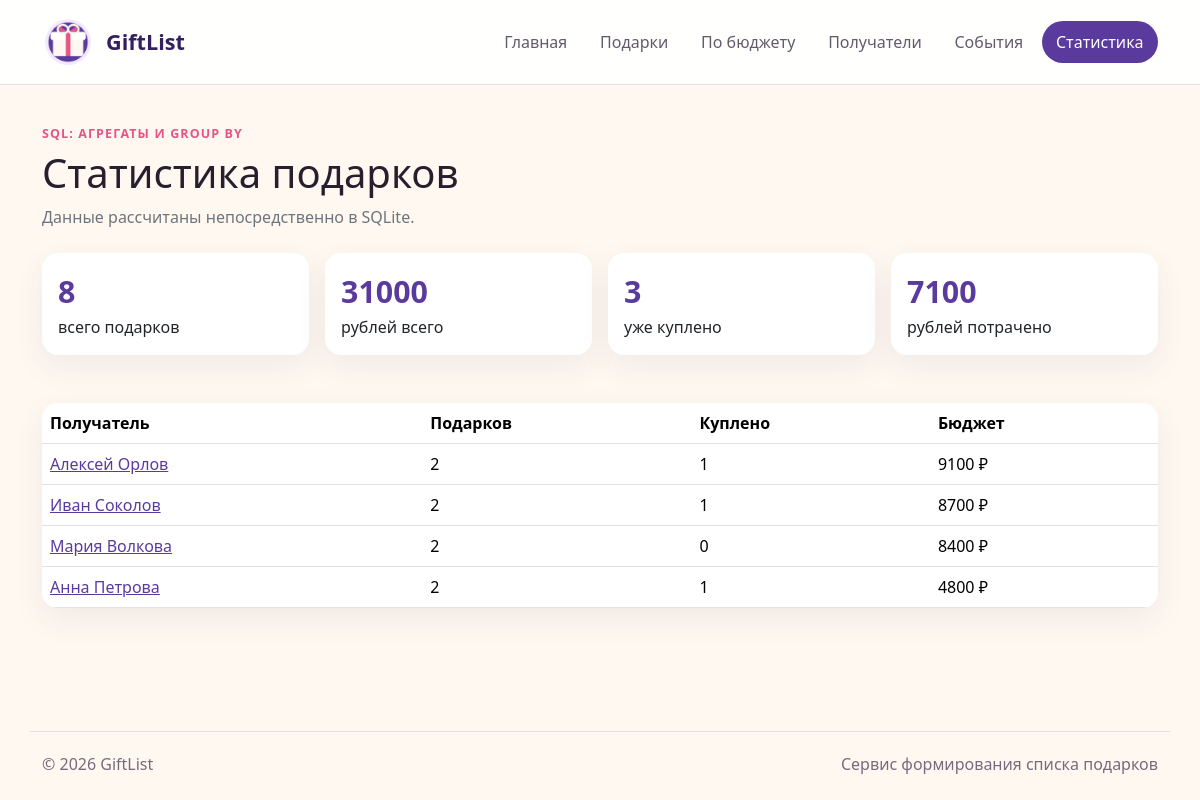
Page /statistics/ on the committed database.
### homepage/views.py (the view)
# urls.py: path("statistics/", views.statistics, name="statistics"),
def statistics(request: HttpRequest) -> HttpResponse:
    with closing(get_connection()) as connection:
        summary = connection.execute(
            """
            SELECT
                COUNT(*) AS gifts_count,
                COALESCE(SUM(price), 0) AS total_price,
                COALESCE(SUM(purchased), 0) AS purchased_count,
                COALESCE(SUM(CASE WHEN purchased = 1 THEN price END), 0)
                    AS purchased_total
            FROM gifts
            """
        ).fetchone()
        recipients = connection.execute(
            """
            SELECT
                recipients.id,
                recipients.name,
                COUNT(gifts.id) AS gifts_count,
                COALESCE(SUM(gifts.price), 0) AS total_price,
                COALESCE(SUM(gifts.purchased), 0) AS purchased_count
            FROM recipients
            LEFT JOIN occasions ON occasions.recipient_id = recipients.id
            LEFT JOIN gifts ON gifts.occasion_id = occasions.id
            GROUP BY recipients.id, recipients.name
            ORDER BY total_price DESC, recipients.name
            """
        ).fetchall()
    return render(
        request,
        "homepage/statistics.html",
        {"summary": summary, "recipient_statistics": recipients},
    )

### db/database.py (called while the page is built)
def get_connection(database_path: Path | None = None) -> sqlite3.Connection:
    connection = sqlite3.connect(database_path or DB_PATH)
    connection.row_factory = sqlite3.Row
    connection.execute("PRAGMA foreign_keys = ON")
    return connection

### homepage/templates/homepage/statistics.html (shortened to what this page needs)
{% extends "base.html" %}
{% block content %}
<div class="section-heading">
    <div>
        <span class="eyebrow">SQL: агрегаты и GROUP BY</span>
        <h1>Статистика подарков</h1>
        <p class="text-secondary mb-0">Данные рассчитаны непосредственно в SQLite.</p>
    </div>
</div>
<section class="row g-3 mb-5" aria-label="Общая статистика">
    <div class="col-6 col-lg-3"><div class="card stat-card h-100"><div class="card-body">
        <div class="stat-value">{{ summary.gifts_count }}</div><div>всего подарков</div>
    </div></div></div>
    <div class="col-6 col-lg-3"><div class="card stat-card h-100"><div class="card-body">
        <div class="stat-value">{{ summary.total_price }}</div><div>рублей всего</div>
    </div></div></div>
    <div class="col-6 col-lg-3"><div class="card stat-card h-100"><div class="card-body">
        <div class="stat-value">{{ summary.purchased_count }}</div><div>уже куплено</div>
    </div></div></div>
    <div class="col-6 col-lg-3"><div class="card stat-card h-100"><div class="card-body">
        <div class="stat-value">{{ summary.purchased_total }}</div><div>рублей потрачено</div>
    </div></div></div>
</section>
<div class="table-responsive content-card">
    <table class="table table-hover align-middle mb-0">
        <thead><tr>
            <th>Получатель</th><th>Подарков</th><th>Куплено</th><th>Бюджет</th>
        </tr></thead>
        <tbody>
        {% for recipient in recipient_statistics %}
            <tr>
                <td><a href="{% url 'recipients:detail' recipient.id %}">
                    {{ recipient.name }}
                </a></td>
                <td>{{ recipient.gifts_count }}</td>
                <td>{{ recipient.purchased_count }}</td>
                <td>{{ recipient.total_price }} ₽</td>
            </tr>
        {% empty %}
            <tr><td colspan="4" class="text-center py-4">Данные отсутствуют.</td></tr>
        {% endfor %}
        </tbody>
    </table>
</div>
{% endblock %}

### templates/base.html (shortened to what this page needs)
{% load static %}
<!DOCTYPE html>
<html lang="ru">
<head>
    <link
        rel="stylesheet"
        href="https://cdn.jsdelivr.net/npm/bootstrap@5.3.3/dist/css/bootstrap.min.css"
    >
    <link
        rel="stylesheet"
        href="{% static 'homepage/css/style.css' %}"
    >
</head>
<body>
    <header class="site-header">
        <div class="container header-inner">
            <a class="brand" href="{% url 'homepage:index' %}">
                <img
                    src="{% static 'homepage/img/logo.png' %}"
                    class="brand-logo"
                    alt="Логотип GiftList"
                    width="64"
                    height="64"
                >
                <span>GiftList</span>
            </a>
            {% include "includes/navigation.html" %}
        </div>
    </header>
    <main class="container page-content">
        {% block content %}{% endblock %}
    </main>
    <footer class="container site-footer">
        <span>© <span id="current-year"></span> GiftList</span>
        <span>Сервис формирования списка подарков</span>
    </footer>
</body>
</html>

### templates/includes/navigation.html
<nav class="site-navigation" aria-label="Основная навигация">
    <a
        class="nav-link{% if request.resolver_match.app_name == 'homepage' and request.resolver_match.url_name == 'index' %} active{% endif %}"
        href="{% url 'homepage:index' %}"
    >Главная</a>
    <a
        class="nav-link{% if request.resolver_match.app_name == 'gifts' and request.resolver_match.url_name != 'affordable' %} active{% endif %}"
        href="{% url 'gifts:list' %}"
    >Подарки</a>
    <a
        class="nav-link{% if request.resolver_match.url_name == 'affordable' %} active{% endif %}"
        href="{% url 'gifts:affordable' %}"
    >По бюджету</a>
    <a
        class="nav-link{% if request.resolver_match.app_name == 'recipients' %} active{% endif %}"
        href="{% url 'recipients:list' %}"
    >Получатели</a>
    <a
        class="nav-link{% if request.resolver_match.app_name == 'occasions' %} active{% endif %}"
        href="{% url 'occasions:list' %}"
    >События</a>
    <a
        class="nav-link{% if request.resolver_match.url_name == 'statistics' %} active{% endif %}"
        href="{% url 'homepage:statistics' %}"
    >Статистика</a>
</nav>

### homepage/static/homepage/css/style.css (style rules this page uses)
:root { --gift-purple: #5b3a9e; --gift-purple-dark: #35205f; --gift-pink: #e65487; --gift-cream: #fff8f1; --gift-ink: #261f2d; }
body { min-height: 100vh; margin: 0; color: var(--gift-ink); background: var(--gift-cream); display: flex; flex-direction: column; }
a { color: var(--gift-purple); }
.site-header { background: #ffffffeb; border-bottom: 1px solid #e8dfef; position: sticky; top: 0; z-index: 20; backdrop-filter: blur(10px); }
.header-inner { min-height: 84px; display: flex; align-items: center; justify-content: space-between; gap: 2rem; }
.brand { color: var(--gift-purple-dark); display: inline-flex; align-items: center; gap: 0.75rem; font-size: 1.35rem; font-weight: 800; text-decoration: none; }
.brand-logo { width: 52px; height: 52px; object-fit: contain; }
.site-navigation { display: flex; align-items: center; gap: 0.25rem; flex-wrap: wrap; }
.site-navigation .nav-link { color: #645a6c; border-radius: 999px; padding: 0.55rem 0.9rem; }
.site-navigation .nav-link:hover, .site-navigation .nav-link.active { color: #fff; background: var(--gift-purple); }
.page-content { flex: 1; padding-top: 2.5rem; padding-bottom: 3rem; }
.eyebrow { display: block; margin-bottom: 0.35rem; color: var(--gift-pink); font-size: 0.78rem; font-weight: 800; letter-spacing: 0.09em; text-transform: uppercase; }
.stat-card, .gift-card, .recipient-card, .content-card, .detail-card { border: 0; border-radius: 1rem; background: #fff; box-shadow: 0 0.7rem 2rem #33203f12; }
.stat-card { transition: transform 0.2s ease, box-shadow 0.2s ease; }
.stat-value { color: var(--gift-purple); font-size: 1.9rem; font-weight: 800; }
.section-heading { display: flex; align-items: end; justify-content: space-between; gap: 1rem; margin-bottom: 1.5rem; }
.site-footer { color: #756b7d; border-top: 1px solid #e6ddea; display: flex; justify-content: space-between; gap: 1rem; padding-top: 1.25rem; padding-bottom: 1.5rem; }

### rows in the picture
recipients: name "Алексей Орлов", gifts_count "2", purchased_count "1", total_price "9100"
recipients: name "Иван Соколов", gifts_count "2", purchased_count "1", total_price "8700"
recipients: name "Мария Волкова", gifts_count "2", purchased_count "0", total_price "8400"
recipients: name "Анна Петрова", gifts_count "2", purchased_count "1", total_price "4800"

### other values in the picture
{{ summary.gifts_count }} "8"
{{ summary.total_price }} "31000"
{{ summary.purchased_count }} "3"
{{ summary.purchased_total }} "7100"
